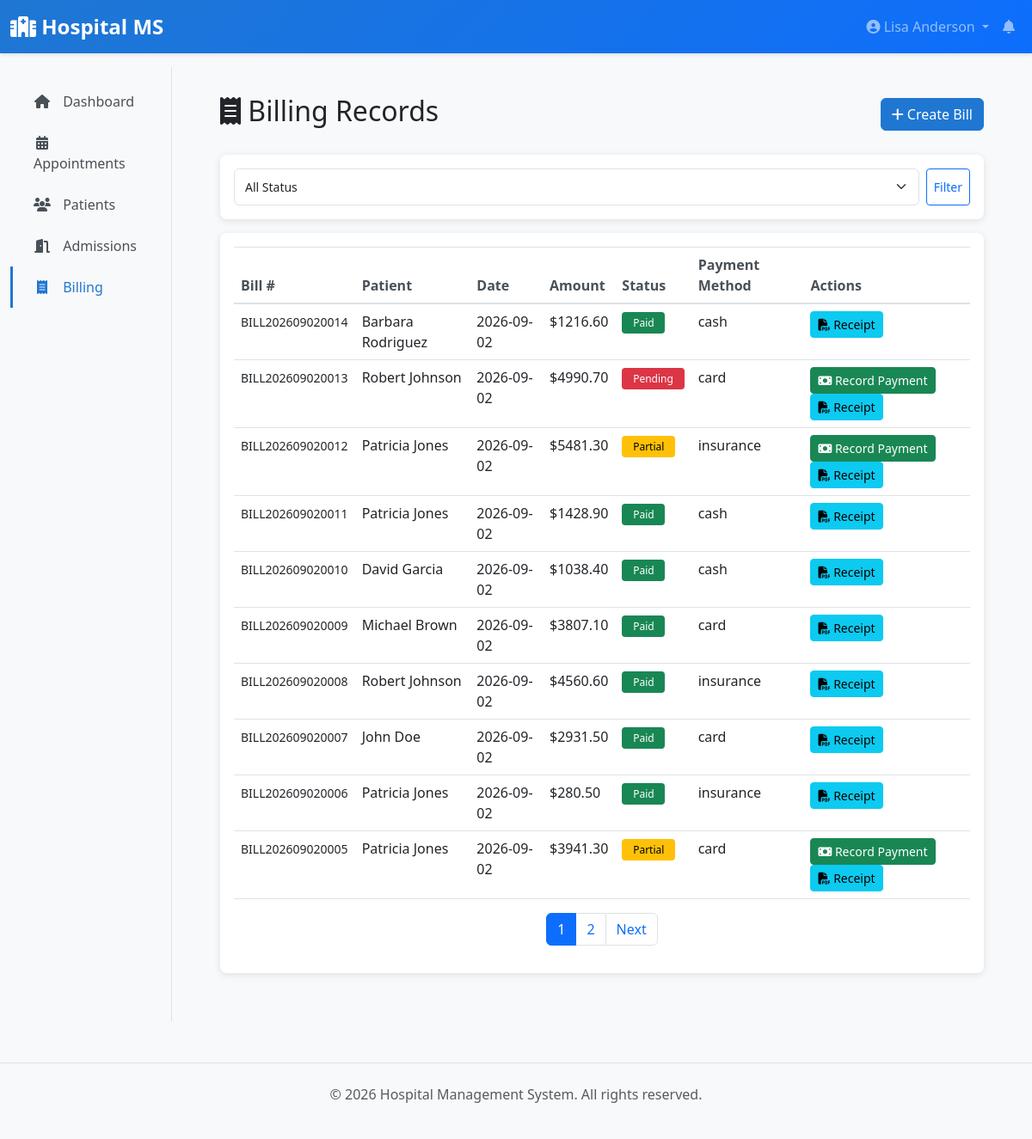
Page /receptionist/billing (signed in) on the committed database.
### app/models/__init__.py (models this page shows, shortened)
class User(UserMixin, db.Model):
    __tablename__ = 'users'
    id = db.Column(db.Integer, primary_key=True)
    username = db.Column(db.String(80), unique=True, nullable=False, index=True)
    email = db.Column(db.String(120), unique=True, nullable=False, index=True)
    password_hash = db.Column(db.String(255), nullable=False)
    first_name = db.Column(db.String(80))
    last_name = db.Column(db.String(80))
    phone = db.Column(db.String(20))
    role = db.Column(db.Enum(UserRole), nullable=False, default=UserRole.PATIENT)
    is_active = db.Column(db.Boolean, default=True)
    created_at = db.Column(db.DateTime, default=datetime.utcnow)
    updated_at = db.Column(db.DateTime, default=datetime.utcnow, onupdate=datetime.utcnow)
    patient = db.relationship('Patient', uselist=False, back_populates='user', foreign_keys='Patient.user_id', cascade='all, delete-orphan', passive_deletes=True)
    doctor = db.relationship('Doctor', uselist=False, back_populates='user', foreign_keys='Doctor.user_id', cascade='all, delete-orphan', passive_deletes=True)
    lab_staff = db.relationship('LabStaff', uselist=False, back_populates='user', foreign_keys='LabStaff.user_id', cascade='all, delete-orphan', passive_deletes=True)
    def get_full_name(self):
        return f"{self.first_name} {self.last_name}".strip()

class BillingRecord(db.Model):
    __tablename__ = 'billing_records'
    id = db.Column(db.Integer, primary_key=True)
    patient_id = db.Column(db.Integer, db.ForeignKey('patients.id'), nullable=False)
    bill_number = db.Column(db.String(30), unique=True, nullable=False)
    description = db.Column(db.Text)
    amount = db.Column(db.Float, nullable=False)
    tax = db.Column(db.Float, default=0.0)
    total_amount = db.Column(db.Float, nullable=False)
    payment_status = db.Column(db.String(20), default='pending')  # pending, paid, partial
    payment_date = db.Column(db.DateTime)
    payment_method = db.Column(db.String(50))  # cash, card, cheque, insurance
    bill_date = db.Column(db.DateTime, default=datetime.utcnow)
    notes = db.Column(db.Text)
    created_at = db.Column(db.DateTime, default=datetime.utcnow)
    patient = db.relationship('Patient', back_populates='billing_records')

### app/blueprints/receptionist.py (the view)
@receptionist_bp.route('/billing')
@login_required
@receptionist_required
def billing():
    page = request.args.get('page', 1, type=int)
    status_filter = request.args.get('status', 'all')
    query = BillingRecord.query
    if status_filter != 'all':
        query = query.filter_by(payment_status=status_filter)
    bills = query.order_by(
        BillingRecord.created_at.desc()
    ).paginate(page=page, per_page=10)
    return render_template('receptionist/billing.html',
                         bills=bills,
                         status_filter=status_filter)

### app/templates/receptionist/billing.html (shortened to what this page needs)
{% extends "layouts/base.html" %}
{% block content %}
<div class="d-flex justify-content-between align-items-center mb-4">
    <h2><i class="fas fa-receipt"></i> Billing Records</h2>
    <a href="{{ url_for('receptionist.create_bill') }}" class="btn btn-primary">
        <i class="fas fa-plus"></i> Create Bill
    </a>
</div>
<div class="card mb-3">
    <div class="card-body">
        <form method="GET" class="d-flex gap-2">
            <select name="status" class="form-select form-select-sm">
                <option value="all" {% if status_filter == 'all' %}selected{% endif %}>All Status</option>
            </select>
            <button type="submit" class="btn btn-sm btn-outline-primary">Filter</button>
        </form>
    </div>
</div>
<div class="card">
    <div class="card-body">
        {% if bills.items %}
        <div class="table-responsive">
            <table class="table table-hover">
                <thead>
                    <tr>
                        <th>Bill #</th>
                        <th>Patient</th>
                        <th>Date</th>
                        <th>Amount</th>
                        <th>Status</th>
                        <th>Payment Method</th>
                        <th>Actions</th>
                    </tr>
                </thead>
                <tbody>
                    {% for bill in bills.items %}
                    <tr>
                        <td><small>{{ bill.bill_number }}</small></td>
                        <td>{{ bill.patient.user.get_full_name() }}</td>
                        <td>{{ bill.bill_date.strftime('%Y-%m-%d') }}</td>
                        <td>${{ "%.2f"|format(bill.total_amount) }}</td>
                        <td>
                            {% if bill.payment_status == 'paid' %}
                                <span class="badge badge-success">Paid</span>
                            {% elif bill.payment_status == 'partial' %}
                                <span class="badge badge-warning">Partial</span>
                            {% else %}
                                <span class="badge badge-danger">Pending</span>
                            {% endif %}
                        </td>
                        <td>{{ bill.payment_method or '-' }}</td>
                        <td>
                            {% if bill.payment_status != 'paid' %}
                                <form action="{{ url_for('receptionist.record_payment', bill_id=bill.id) }}" method="POST" style="display: inline;">
                                    <button type="submit" class="btn btn-sm btn-success">
                                        <i class="fas fa-money-bill"></i> Record Payment
                                    </button>
                                </form>
                            {% endif %}
                            <a href="{{ url_for('receptionist.generate_receipt', bill_id=bill.id) }}" class="btn btn-sm btn-info">
                                <i class="fas fa-file-pdf"></i> Receipt
                            </a>
                        </td>
                    </tr>
                    {% endfor %}
                </tbody>
            </table>
        </div>
        {% if bills.pages > 1 %}
        <nav>
            <ul class="pagination justify-content-center">
                {% for page_num in bills.iter_pages() %}
                    {% if page_num %}
                        {% if page_num == bills.page %}
                        <li class="page-item active">
                            <span class="page-link">{{ page_num }}</span>
                        </li>
                        {% else %}
                        <li class="page-item">
                            <a class="page-link" href="{{ url_for('receptionist.billing', page=page_num) }}">{{ page_num }}</a>
                        </li>
                        {% endif %}
                    {% endif %}
                {% endfor %}
                {% if bills.has_next %}
                <li class="page-item">
                    <a class="page-link" href="{{ url_for('receptionist.billing', page=bills.next_num) }}">Next</a>
                </li>
                {% endif %}
            </ul>
        </nav>
        {% endif %}
        {% else %}
        <p class="text-muted text-center my-3">No billing records.</p>
        {% endif %}
    </div>
</div>
{% endblock %}

### app/templates/layouts/base.html (shortened to what this page needs)
<!DOCTYPE html>
<html lang="en">
<head>
    <link href="https://cdnjs.cloudflare.com/ajax/libs/bootstrap/5.3.0/css/bootstrap.min.css" rel="stylesheet">
    <link href="https://cdnjs.cloudflare.com/ajax/libs/font-awesome/6.4.0/css/all.min.css" rel="stylesheet">
</head>
<body>
    <nav class="navbar navbar-expand-lg navbar-dark sticky-top">
        <div class="container-fluid">
            <a class="navbar-brand" href="{{ url_for('main.dashboard') }}">
                <i class="fas fa-hospital"></i> Hospital MS
            </a>
            <div class="collapse navbar-collapse" id="navbarNav">
                <ul class="navbar-nav ms-auto">
                    {% if current_user.is_authenticated %}
                        <li class="nav-item dropdown">
                            <a class="nav-link dropdown-toggle" href="#" id="userDropdown" role="button" data-bs-toggle="dropdown">
                                <i class="fas fa-user-circle"></i> {{ current_user.get_full_name() or current_user.username }}
                            </a>
                        </li>
                        {% if current_user.role.value == 'receptionist' %}
                        <li class="nav-item">
                            <a class="nav-link position-relative" href="{{ url_for('receptionist.dashboard') }}" id="navbar-notifications" title="Payment Notifications">
                                <i class="fas fa-bell"></i>
                            </a>
                        </li>
                        {% endif %}
                    {% else %}
                        <li class="nav-item">
                            <a class="nav-link" href="{{ url_for('auth.login') }}">Login</a>
                        </li>
                    {% endif %}
                </ul>
            </div>
        </div>
    </nav>
    {% if current_user.is_authenticated %}
        <div class="container-fluid">
            <div class="row">
                <nav class="col-md-3 col-lg-2 d-md-block bg-light sidebar">
                    <div class="position-sticky pt-3">
                        <ul class="nav flex-column">
                            {% if current_user.role.value == 'admin' %}
                                <li class="nav-item">
                                    <a class="nav-link {% if request.endpoint == 'admin.dashboard' %}active{% endif %}" href="{{ url_for('admin.dashboard') }}">
                                        <i class="fas fa-home"></i> Dashboard
                                    </a>
                                </li>
                                <li class="nav-item">
                                    <a class="nav-link {% if request.endpoint in ['admin.users_list', 'admin.create_user', 'admin.edit_user'] %}active{% endif %}" href="{{ url_for('admin.users_list') }}">
                                        <i class="fas fa-users"></i> Users
                                    </a>
                                </li>
                                <li class="nav-item">
                                    <a class="nav-link {% if request.endpoint in ['admin.doctors_list', 'admin.edit_doctor'] %}active{% endif %}" href="{{ url_for('admin.doctors_list') }}">
                                        <i class="fas fa-user-md"></i> Doctors
                                    </a>
                                </li>
                                <li class="nav-item">
                                    <a class="nav-link {% if request.endpoint in ['admin.beds_list', 'admin.create_bed'] %}active{% endif %}" href="{{ url_for('admin.beds_list') }}">
                                        <i class="fas fa-bed"></i> Beds
                                    </a>
                                </li>
                                <li class="nav-item">
                                    <a class="nav-link {% if request.endpoint in ['admin.departments_list', 'admin.create_department'] %}active{% endif %}" href="{{ url_for('admin.departments_list') }}">
                                        <i class="fas fa-sitemap"></i> Departments
                                    </a>
                                </li>
                                <li class="nav-item">
                                    <a class="nav-link {% if request.endpoint in ['admin.insurances_list', 'admin.create_insurance'] %}active{% endif %}" href="{{ url_for('admin.insurances_list') }}">
                                        <i class="fas fa-hand-holding-medical"></i> Insurances
                                    </a>
                                </li>
                                <li class="nav-item">
                                    <a class="nav-link {% if request.endpoint == 'admin.audit_logs' %}active{% endif %}" href="{{ url_for('admin.audit_logs') }}">
                                        <i class="fas fa-history"></i> Audit Logs
                                    </a>
                                </li>
                                <li class="nav-item">
                                    <a class="nav-link {% if request.endpoint in ['admin.lab_tests_list', 'admin.create_lab_test'] %}active{% endif %}" href="{{ url_for('admin.lab_tests_list') }}">
                                        <i class="fas fa-flask"></i> Lab Tests
                                    </a>
                                </li>
                                <li class="nav-item">
                                    <a class="nav-link {% if request.endpoint == 'admin.reports' %}active{% endif %}" href="{{ url_for('admin.reports') }}">
                                        <i class="fas fa-chart-bar"></i> Reports
                                    </a>
                                </li>
                            {% elif current_user.role.value == 'receptionist' %}
                                <li class="nav-item">
                                    <a class="nav-link {% if request.endpoint == 'receptionist.dashboard' %}active{% endif %}" href="{{ url_for('receptionist.dashboard') }}">
                                        <i class="fas fa-home"></i> Dashboard
                                    </a>
                                </li>
                                <li class="nav-item">
                                    <a class="nav-link {% if request.endpoint in ['receptionist.appointments', 'receptionist.create_appointment'] %}active{% endif %}" href="{{ url_for('receptionist.appointments') }}">
                                        <i class="fas fa-calendar-alt"></i> Appointments
                                    </a>
                                </li>
                                <li class="nav-item">
                                    <a class="nav-link {% if request.endpoint in ['receptionist.patients', 'receptionist.view_patient'] %}active{% endif %}" href="{{ url_for('receptionist.patients') }}">
                                        <i class="fas fa-users"></i> Patients
                                    </a>
                                </li>
                                <li class="nav-item">
                                    <a class="nav-link " href="{{ url_for('receptionist.admissions') }}">
                                        <i class="fas fa-door-open"></i> Admissions
                                    </a>
                                </li>
                                <li class="nav-item">
                                    <a class="nav-link {% if request.endpoint in ['receptionist.billing', 'receptionist.create_bill', 'receptionist.generate_receipt'] %}active{% endif %}" href="{{ url_for('receptionist.billing') }}">
                                        <i class="fas fa-receipt"></i> Billing
                                    </a>
                                </li>
                            {% endif %}
                        </ul>
                    </div>
                </nav>
                <main class="col-md-9 ms-sm-auto col-lg-10 px-md-4">
                    <div class="main-content">
                        {% block content %}{% endblock %}
                    </div>
                </main>
            </div>
        </div>
    {% else %}
        <div style="min-height: calc(100vh - 70px); padding: 2rem;">
            {% block auth_content %}{% endblock %}
        </div>
    {% endif %}
    <footer class="bg-light py-4 mt-5 border-top">
        <div class="container text-center text-muted">
            <p>&copy; 2026 Hospital Management System. All rights reserved.</p>
        </div>
    </footer>
</body>
</html>

### rows in the picture
User: first_name+last_name "Lisa Anderson"
BillingRecord: bill_number "BILL202609020014", patient.user.get_full_name "Barbara Rodriguez", bill_date "2026-09-02", total_amount "1216.60", payment_status "Paid", payment_method "cash"
BillingRecord: bill_number "BILL202609020013", patient.user.get_full_name "Robert Johnson", bill_date "2026-09-02", total_amount "4990.70", payment_status "Pending", payment_method "card"
BillingRecord: bill_number "BILL202609020012", patient.user.get_full_name "Patricia Jones", bill_date "2026-09-02", total_amount "5481.30", payment_status "Partial", payment_method "insurance"
BillingRecord: bill_number "BILL202609020011", patient.user.get_full_name "Patricia Jones", bill_date "2026-09-02", total_amount "1428.90", payment_status "Paid", payment_method "cash"
BillingRecord: bill_number "BILL202609020010", patient.user.get_full_name "David Garcia", bill_date "2026-09-02", total_amount "1038.40", payment_status "Paid", payment_method "cash"
BillingRecord: bill_number "BILL202609020009", patient.user.get_full_name "Michael Brown", bill_date "2026-09-02", total_amount "3807.10", payment_status "Paid", payment_method "card"
BillingRecord: bill_number "BILL202609020008", patient.user.get_full_name "Robert Johnson", bill_date "2026-09-02", total_amount "4560.60", payment_status "Paid", payment_method "insurance"
BillingRecord: bill_number "BILL202609020007", patient.user.get_full_name "John Doe", bill_date "2026-09-02", total_amount "2931.50", payment_status "Paid", payment_method "card"
BillingRecord: bill_number "BILL202609020006", patient.user.get_full_name "Patricia Jones", bill_date "2026-09-02", total_amount "280.50", payment_status "Paid", payment_method "insurance"
BillingRecord: bill_number "BILL202609020005", patient.user.get_full_name "Patricia Jones", bill_date "2026-09-02", total_amount "3941.30", payment_status "Partial", payment_method "card"

### other values in the picture
{{ page_num }} "1"
{{ page_num }} "2"
